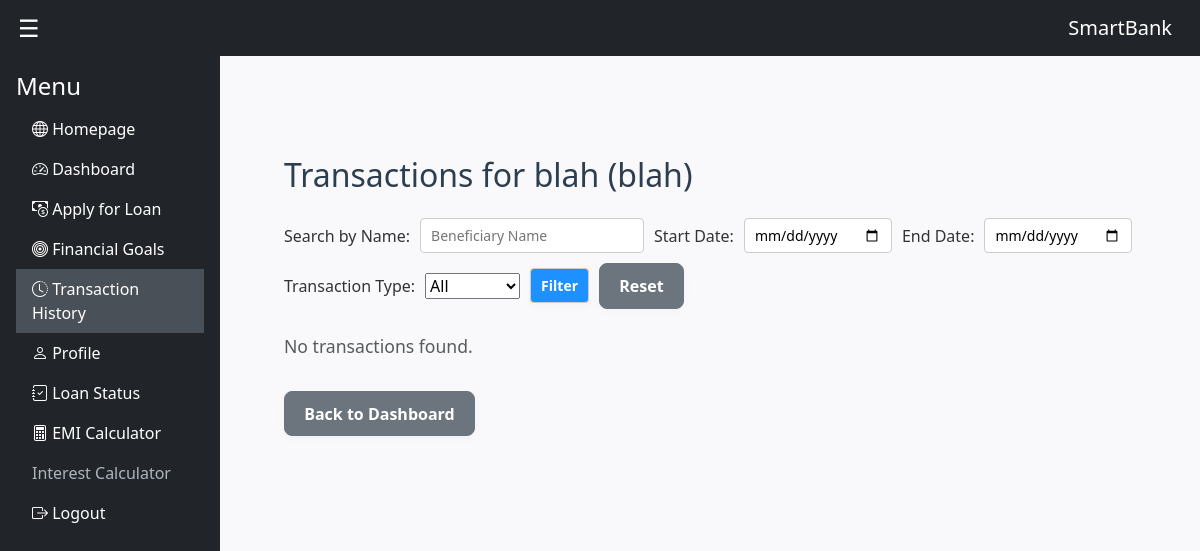
The page /transactions (signed in) on the database as committed earlier.
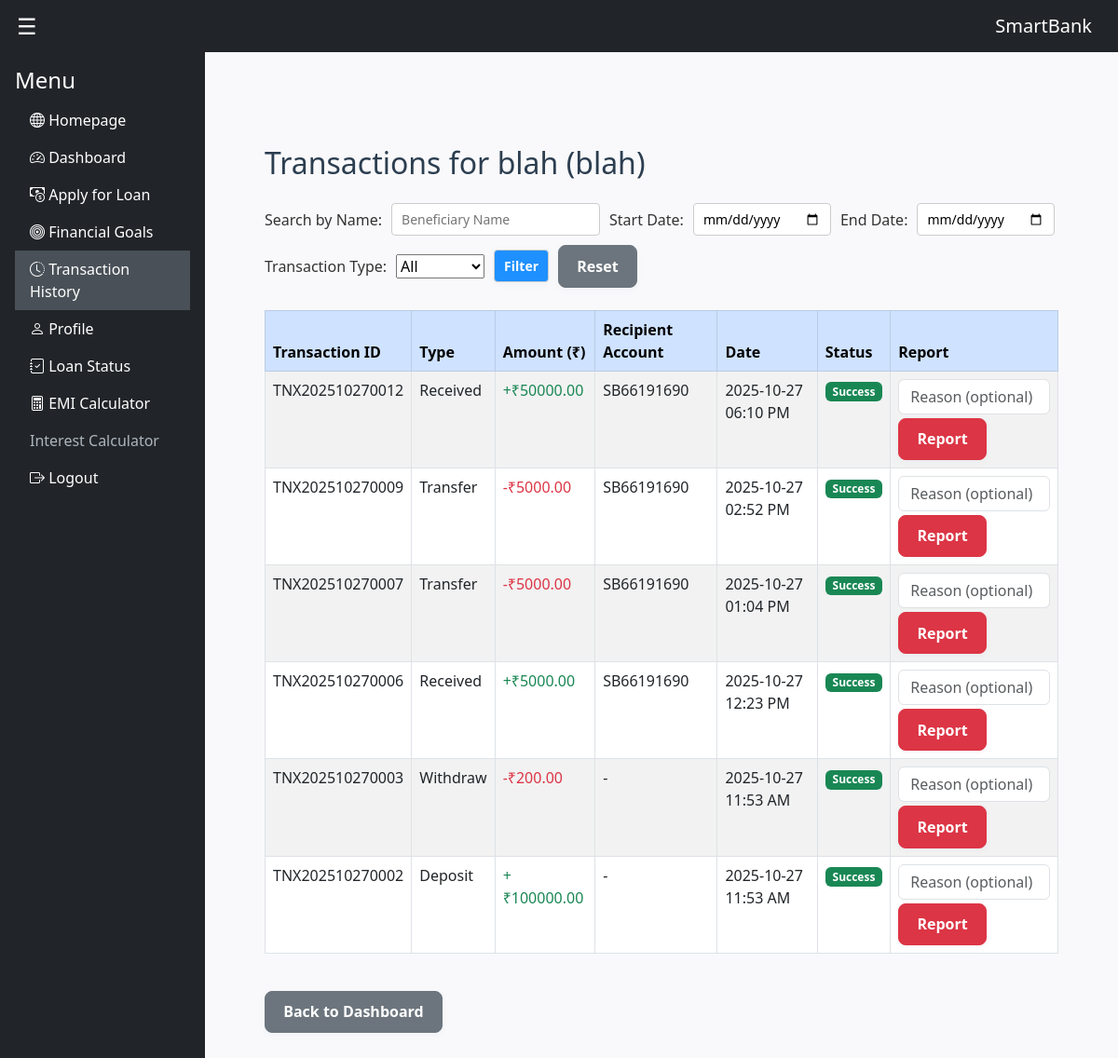
The same page on the database as committed later.
### models.py (models this page shows, shortened)
class User(UserMixin, db.Model):
    __tablename__ = 'user'
    id = db.Column(db.Integer, primary_key=True)
    username = db.Column(db.String(150), unique=True, nullable=True)
    password_hash = db.Column(db.String(255), nullable=True)
    name = db.Column(db.String(150))
    email = db.Column(db.String(100), unique=True, nullable=False)
    mobile_number = db.Column(db.String(20), nullable=True)
    place = db.Column(db.String(150), nullable=True)
    profile_image = db.Column(db.String(200), nullable=True)
    is_staff = db.Column(db.Boolean, default=False)
    is_admin = db.Column(db.Boolean, default=False)
    is_active = db.Column(db.Boolean, default=True)
    face_encoding = db.Column(db.LargeBinary, nullable=True)
    account = db.relationship('Account', backref='user', uselist=False)
    loans = db.relationship('Loan', backref='user', lazy=True)
    transactions = db.relationship('Transaction', backref='user', lazy=True)
    goals = db.relationship('FinancialGoal', backref='user', lazy=True)
    contacts = db.relationship('SavedContact', backref='user', lazy=True)
    spam_reports_sent = db.relationship(
        'SpamReport', backref='reporter_user', foreign_keys='SpamReport.user_id', lazy=True
    )

class Transaction(db.Model):
    __tablename__ = 'transaction'
    id = db.Column(db.Integer, primary_key=True)
    type = db.Column(db.String(20))
    amount = db.Column(db.Float)
    timestamp = db.Column(db.DateTime, default=datetime.utcnow)
    user_id = db.Column(db.Integer, db.ForeignKey('user.id'))
    recipient_account = db.Column(db.String(20), nullable=True)
    is_fraud = db.Column(db.Boolean, default=False)
    reported = db.Column(db.Boolean, default=False)
    status = db.Column(db.String(20), default="Success")
    beneficiary_name = db.Column(db.String(120), nullable=True)  # Fix: Nullable
    description = db.Column(db.String(255), default="Bank Transaction")

### routes.py (the view)
@main.route("/transactions")
@login_required
@nocache
def transactions():
    transactions = (
        Transaction.query.filter_by(user_id=current_user.id)
        .order_by(Transaction.id.desc())
        .all()
    )
    return render_template("transactions.html", transactions=transactions)

### models.py (called while the page is built)
@login_manager.user_loader
def load_user(user_id):
    return User.query.get(int(user_id))

### routes.py (called while the page is built)
def nocache(view):
    @wraps(view)
    def no_cache(*args, **kwargs):
        response = make_response(view(*args, **kwargs))
        response.headers["Cache-Control"] = "no-store, no-cache, must-revalidate, max-age=0"
        response.headers["Pragma"] = "no-cache"
        response.headers["Expires"] = "-1"
        return response
    return no_cache

### templates/transactions.html (shortened to what this page needs)
{% extends "base.html" %}
{% block content %}
<div class="container mt-5">
  <h2 class="mb-4">Transactions for {{ current_user.name }} ({{ current_user.username }})</h2>
  <form method="GET" class="filter-form mb-4">
    <label for="name">Search by Name:</label>
    <input type="text" name="name" id="name" placeholder="Beneficiary Name" value="{{ request.args.get('name', '') }}">
    <label for="start_date">Start Date:</label>
    <input type="date" name="start_date" id="start_date" value="{{ request.args.get('start_date', '') }}">
    <label for="end_date">End Date:</label>
    <input type="date" name="end_date" id="end_date" value="{{ request.args.get('end_date', '') }}">
    <label for="transaction_type">Transaction Type:</label>
    <select name="transaction_type" id="transaction_type">
      <option value="">All</option>
    </select>
    <button type="submit" class="btn btn-primary btn-sm">Filter</button>
    <a href="{{ url_for('main.transactions') }}" class="btn btn-secondary btn-sm">Reset</a>
  </form>
  {% if transactions %}
  <table class="table table-striped table-bordered">
    <thead class="table-primary">
      <tr>
        <th>Transaction ID</th>
        <th>Type</th>
        <th>Amount (₹)</th>
        <th>Recipient Account</th>
        <th>Date</th>
        <th>Status</th>
        <th>Report</th>
      </tr>
    </thead>
    <tbody>
      {% for tx in transactions %}
      <tr>
        <td>{{ "TNX" + tx.timestamp.strftime('%Y%m%d') + ("%04d"|format(tx.id)) }}</td>
        <td>{{ tx.type }}</td>
        <td>
          {% if tx.type.lower() in ['deposit', 'received'] %}
            <span class="text-success">+₹{{ "%.2f"|format(tx.amount) }}</span>
          {% else %}
            <span class="text-danger">-₹{{ "%.2f"|format(tx.amount) }}</span>
          {% endif %}
        </td>
        <td>{{ tx.recipient_account or '-' }}</td>
        <td>{{ tx.timestamp.strftime('%Y-%m-%d %I:%M %p') if tx.timestamp else 'N/A' }}</td>
        <td>
          {% if tx.status %}
            {% if tx.status.lower() == 'success' %}
              <span class="badge bg-success">{{ tx.status }}</span>
            {% elif tx.status.lower() == 'failed' %}
              <span class="badge bg-danger">{{ tx.status }}</span>
            {% else %}
              <span class="badge bg-secondary">{{ tx.status }}</span>
            {% endif %}
          {% else %}
            <span class="text-muted">-</span>
          {% endif %}
        </td>
        <td>
          {% if tx.id in reported_ids %}
            <span class="text-muted">Reported</span>
          {% else %}
            <form method="POST" action="{{ url_for('customer_bp.report_transaction', transaction_id=tx.id) }}">
              <input type="text" name="reason" placeholder="Reason (optional)" class="form-control mb-1">
              <button type="submit" class="btn btn-danger btn-sm">Report</button>
            </form>
          {% endif %}
        </td>
      </tr>
      {% endfor %}
    </tbody>
  </table>
  {% else %}
    <p class="text-muted">No transactions found.</p>
  {% endif %}
  <a href="{{ url_for('main.dashboard') }}" class="btn btn-secondary mt-4">Back to Dashboard</a>
</div>
{% endblock %}

### templates/base.html (shortened to what this page needs)
<!DOCTYPE html>
<html lang="en">
<head>
  <link href="https://cdn.jsdelivr.net/npm/bootstrap@5.3.0/dist/css/bootstrap.min.css" rel="stylesheet" />
  <link rel="stylesheet" href="{{ url_for('static', filename='css/dashboard.css') }}">
  <link rel="stylesheet" href="{{ url_for('static', filename='css/filters.css') }}">
  <link href="https://cdn.jsdelivr.net/npm/bootstrap-icons@1.10.5/font/bootstrap-icons.css" rel="stylesheet">
</head>
<body>
<nav class="navbar navbar-expand-lg navbar-dark bg-dark">
  <div class="container-fluid">
    <button type="button" id="sidebarCollapse" class="me-3">&#9776;</button>
    <a class="navbar-brand" href="{{ url_for('main.home') }}">SmartBank</a>
  </div>
</nav>
<div class="d-flex">
  {% set no_sidebar_pages = [
      'staff.login', 'staff.staff_register', 'staff.forgot_username', 'staff.forgot_password',
      'main.login', 'main.register'
  ] %}
  {% if request.endpoint not in no_sidebar_pages %}
    {% if current_user.is_authenticated and current_user.is_staff %}
      {% include 'sidebar_staff.html' %}
    {% elif current_user.is_authenticated %}
      {% include 'sidebar.html' %}
    {% endif %}
  {% endif %}
  <div id="content" class="expanded">
    <div class="container-fluid">
      {% block content %}{% endblock %}
    </div>
  </div>
</div>
</body>
</html>

### templates/sidebar.html
<nav id="sidebar" class="bg-dark text-white">
  <div class="p-3">
    <h4 class="text-white">Menu</h4>
    <ul class="nav flex-column">
      <li class="nav-item">
        <a class="nav-link text-white {% if request.endpoint == 'main.home' %}active{% endif %}" href="{{ url_for('main.home') }}">
          <i class="bi bi-globe"></i> Homepage
        </a>
      </li>
      <li class="nav-item">
        <a class="nav-link text-white {% if request.endpoint == 'main.dashboard' %}active{% endif %}" href="{{ url_for('main.dashboard') }}">
          <i class="bi bi-speedometer2"></i> Dashboard
        </a>
      </li>
      <li class="nav-item">
        <a class="nav-link text-white {% if request.endpoint == 'main.loan' %}active{% endif %}" href="{{ url_for('main.loan') }}">
          <i class="bi bi-cash-coin"></i> Apply for Loan
        </a>
      </li>
      <li class="nav-item">
        <a class="nav-link text-white {% if request.endpoint == 'main.financial_goals_landing' %}active{% endif %}" href="{{ url_for('main.financial_goals_landing') }}">
          <i class="bi bi-bullseye"></i> Financial Goals
        </a>
      </li>
      <li class="nav-item">
        <a class="nav-link text-white {% if request.endpoint == 'main.transactions' %}active{% endif %}" href="{{ url_for('main.transactions') }}">
          <i class="bi bi-clock-history"></i> Transaction History
        </a>
      </li>
      <li class="nav-item">
        <a class="nav-link text-white {% if request.endpoint == 'main.profile' %}active{% endif %}" href="{{ url_for('main.profile') }}">
          <i class="bi bi-person"></i> Profile
        </a>
      </li>
      <li class="nav-item">
        <a class="nav-link text-white {% if request.endpoint == 'main.my_loans' %}active{% endif %}" href="{{ url_for('main.my_loans') }}">
          <i class="bi bi-journal-check"></i> Loan Status
        </a>
      </li>
      <li class="nav-item">
        <a class="nav-link text-white {% if request.endpoint == 'customer_bp.emi_calculator' %}active{% endif %}" href="{{ url_for('customer_bp.emi_calculator') }}">
          <i class="bi bi-calculator"></i> EMI Calculator
        </a>
      </li>
      <li class="nav-item">
        <a class="nav-link" href="{{ url_for('customer_bp.emi_calculator') }}">
          Interest Calculator
        </a>
      </li>
      <li class="nav-item">
        <a class="nav-link text-white" href="{{ url_for('main.logout') }}">
          <i class="bi bi-box-arrow-right"></i> Logout
        </a>
      </li>
    </ul>
  </div>
</nav>

### static/css/dashboard.css (style rules this page uses)
body { font-family: 'Segoe UI', Tahoma, Geneva, Verdana, sans-serif; background-color: #f9f9fb; color: #333; margin: 0; padding: 0; }
.container { padding: 2rem; }
h2 { color: #2c3e50; font-size: 2rem; margin-bottom: 0.5rem; }
.btn { padding: 0.6rem 1.2rem; font-size: 1rem; font-weight: 600; border-radius: 8px; transition: background-color 0.3s ease, transform 0.2s ease; box-shadow: 0 2px 6px rgba(178, 187, 213, 0.1); }
.btn-primary { background-color: hsl(211, 44%, 49%); border: none; color: white; }
.mb-4 { margin-bottom: 1.5rem; }

### static/css/filters.css (style rules this page uses)
.filter-form { display: flex; flex-wrap: wrap; gap: 10px; align-items: center; margin-bottom: 20px; }
.filter-form input, .filter-form button { padding: 6px 10px; font-size: 14px; border-radius: 4px; border: 1px solid #ccc; }
.filter-form button { background-color: #1e90ff; color: white; cursor: pointer; }

### templates/base.html (style rules this page uses)
body { overflow-x: hidden; }
#sidebar { min-width: 220px; max-width: 220px; min-height: 100vh; background: #343a40; color: white; transition: margin 0.3s ease; }
#sidebar .nav-link { color: #adb5bd; }
#sidebar .nav-link:hover, #sidebar .nav-link.active { color: white; background-color: #495057; }
#content { width: 100%; padding: 20px; transition: margin 0.3s ease; }
#content.expanded { margin-left: 0; }
#sidebarCollapse { background: none; border: none; color: white; font-size: 1.5rem; }

Rows that differ between the two databases and show on the page:
added Transaction: timestamp+id "TNX202510270012", type "Received", amount "50000.00", recipient_account "SB66191690", timestamp "2025-10-27 06:10 PM", status "Success"
added Transaction: timestamp+id "TNX202510270009", type "Transfer", amount "5000.00", recipient_account "SB66191690", timestamp "2025-10-27 02:52 PM", status "Success"
added Transaction: timestamp+id "TNX202510270007", type "Transfer", amount "5000.00", recipient_account "SB66191690", timestamp "2025-10-27 01:04 PM", status "Success"
added Transaction: timestamp+id "TNX202510270006", type "Received", amount "5000.00", recipient_account "SB66191690", timestamp "2025-10-27 12:23 PM", status "Success"
added Transaction: timestamp+id "TNX202510270003", type "Withdraw", amount "200.00", recipient_account "-", timestamp "2025-10-27 11:53 AM", status "Success"
added Transaction: timestamp+id "TNX202510270002", type "Deposit", amount "100000.00", recipient_account "-", timestamp "2025-10-27 11:53 AM", status "Success"
Other text that changed with them:
text no longer shown: "No transactions found."
text now shown: "Transaction ID Type Amount (₹) Recipient Account Date Status Report"
